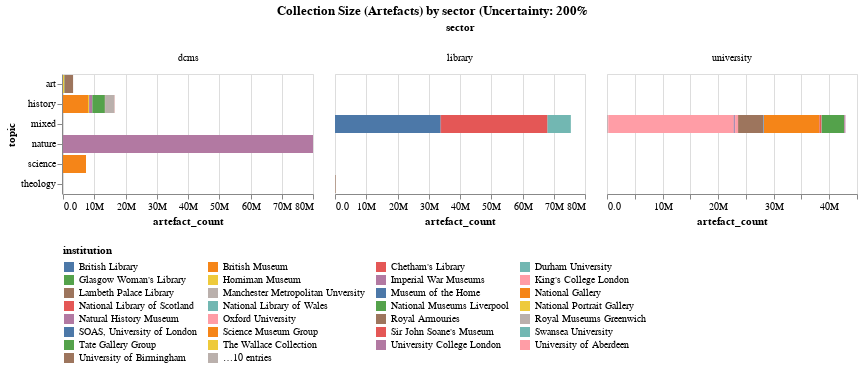

Source (notebook cell):
### Code cell
title = alt.TitleParams('Collection Size (Artefacts) by sector (Uncertainty: 200%', anchor='middle')
alt.Chart(artefacts_data,title=title).mark_bar().encode(
    alt.Color('institution:N', legend=alt.Legend(orient='bottom',columns=4)),
    x='artefact_count:Q',
    tooltip='institution',
    y='topic:N',
    column='sector'
).properties(width=250).resolve_scale(x='independent').configure(numberFormat='.2s')

# Uncertainty of level 2 - would fall if any institution was certain abnout artefacts (by 1/num_institutions)

### Figure 1 — Vega-Lite specification as saved in the notebook (floating-point values rounded to 4 significant figures)
{"config": {"view": {"continuousWidth": 300, "continuousHeight": 300}, "numberFormat": ".2s"}, "data": {"name": "data-172d47ec1fa1a9099fac8355ef959346"}, "mark": {"type": "bar"}, "encoding": {"color": {"field": "institution", "legend": {"columns": 4, "orient": "bottom"}, "type": "nominal"}, "column": {"field": "sector", "type": "nominal"}, "x": {"field": "artefact_count", "type": "quantitative"}, "y": {"field": "topic", "type": "nominal"}}, "resolve": {"scale": {"x": "independent"}}, "title": {"text": "Collection Size (Artefacts) by sector (Uncertainty: 200%", "anchor": "middle"}, "width": 250, "$schema": "https://vega.github.io/schema/vega-lite/v5.17.0.json", "datasets": {"data-172d47ec1fa1a9099fac8355ef959346": [{"institution": "Oxford University", "sector": "university", "type": "university", "topic": "mixed", "precision": "estimate", "artefact_count": 22530000}, {"institution": "University of Cambridge", "sector": "university", "type": "university", "topic": "mixed", "precision": "estimate", "artefact_count": 10000000}, {"institution": "Durham University", "sector": "university", "type": "university", "topic": "mixed", "precision": "estimate", "artefact_count": 106000}, {"institution": "University College London", "sector": "university", "type": "university", "topic": "mixed", "precision": "estimate", "artefact_count": 164000}, {"institution": "University of Manchester", "sector": "university", "type": "university", "topic": "mixed", "precision": "estimate", "artefact_count": 4060000}, {"institution": "King's College London", "sector": "university", "type": "university", "topic": "mixed", "precision": "estimate", "artefact_count": 200000}, {"institution": "University of Birmingham", "sector": "university", "type": "university", "topic": "mixed", "precision": "estimate", "artefact_count": 4500000}, {"institution": "Unversity of Warwick", "sector": "university", "type": "university", "topic": "mixed", "precision": "estimate", "artefact_count": 16000}, {"institution": "Manchester Metropolitan Unversity", "sector": "university", "type": "university", "topic": "mixed", "precision": "estimate", "artefact_count": 0}, {"institution": "Swansea University", "sector": "university", "type": "university", "topic": "mixed", "precision": "estimate", "artefact_count": 1700}, {"institution": "University of Brighton", "sector": "university", "type": "university", "topic": "mixed", "precision": "estimate", "artefact_count": 50000}, {"institution": "SOAS, University of London", "sector": "university", "type": "university", "topic": "mixed", "precision": "estimate", "artefact_count": 60000}, {"institution": "University of Aberdeen", "sector": "university", "type": "university", "topic": "mixed", "precision": "estimate", "artefact_count": 530000}, {"institution": "University of Bristol", "sector": "university", "type": "university", "topic": "mixed", "precision": "estimate", "artefact_count": 100000}, {"institution": "University of Leeds", "sector": "university", "type": "university", "topic": "mixed", "precision": "estimate", "artefact_count": 350000}, {"institution": "University of Leicester", "sector": "university", "type": "university", "topic": "mixed", "precision": "estimate", "artefact_count": 25000}, {"institution": "University of Sheffield", "sector": "university", "type": "university", "topic": "mixed", "precision": "estimate", "artefact_count": 30000}, {"institution": "University of St Andrews", "sector": "university", "type": "university", "topic": "mixed", "precision": "estimate", "artefact_count": 200000}, {"institution": "British Library", "sector": "library", "type": "library", "topic": "mixed", "precision": "estimate", "artefact_count": 33810000}, {"institution": "Chetham's Library", "sector": "library", "type": "library", "topic": "mixed", "precision": "estimate", "artefact_count": 121041}, {"institution": "Glasgow Woman's Library", "sector": "library", "type": "library", "topic": "mixed", "precision": "estimate", "artefact_count": 0}, {"institution": "Lambeth Palace Library", "sector": "library", "type": "library", "topic": "theology", "precision": "estimate", "artefact_count": 186200}, {"institution": "National Library of Wales", "sector": "library", "type": "library", "topic": "mixed", "precision": "estimate", "artefact_count": 7540000}, {"institution": "National Library of Scotland", "sector": "library", "type": "library", "topic": "mixed", "precision": "estimate", "artefact_count": 34000000}, {"institution": "Victoria & Albert Museum", "sector": "dcms", "type": "museum", "topic": "art", "precision": "estimate", "artefact_count": 2800000}, {"institution": "Science Museum Group", "sector": "dcms", "type": "museum", "topic": "science", "precision": "estimate", "artefact_count": 7360793}, {"institution": "Museum of the Home", "sector": "dcms", "type": "museum", "topic": "history", "precision": "estimate", "artefact_count": 40000}, {"institution": "Horniman Museum", "sector": "dcms", "type": "museum", "topic": "history", "precision": "estimate", "artefact_count": 350000}, {"institution": "Imperial War Museums", "sector": "dcms", "type": "museum", "topic": "history", "precision": "estimate", "artefact_count": 1000000}, {"institution": "National Gallery", "sector": "dcms", "type": "gallery", "topic": "art", "precision": "estimate", "artefact_count": 2626}, {"institution": "National Museums Liverpool", "sector": "dcms", "type": "museum", "topic": "history", "precision": "estimate", "artefact_count": 4000000}, {"institution": "National Portrait Gallery", "sector": "dcms", "type": "gallery", "topic": "art", "precision": "estimate", "artefact_count": 350000}, {"institution": "Natural History Museum", "sector": "dcms", "type": "museum", "topic": "nature", "precision": "estimate", "artefact_count": 80000000}, {"institution": "Royal Armouries", "sector": "dcms", "type": "museum", "topic": "history", "precision": "estimate", "artefact_count": 70000}, {"institution": "Royal Museums Greenwich", "sector": "dcms", "type": "museum", "topic": "history", "precision": "estimate", "artefact_count": 3000000}, {"institution": "Sir John Soane's Museum", "sector": "dcms", "type": "museum", "topic": "history", "precision": "estimate", "artefact_count": 52000}, {"institution": "Tate Gallery Group", "sector": "dcms", "type": "gallery", "topic": "art", "precision": "estimate", "artefact_count": 70000}, {"institution": "The Wallace Collection", "sector": "dcms", "type": "museum", "topic": "art", "precision": "estimate", "artefact_count": 5637}, {"institution": "British Museum", "sector": "dcms", "type": "museum", "topic": "history", "precision": "estimate", "artefact_count": 8000000}]}}
